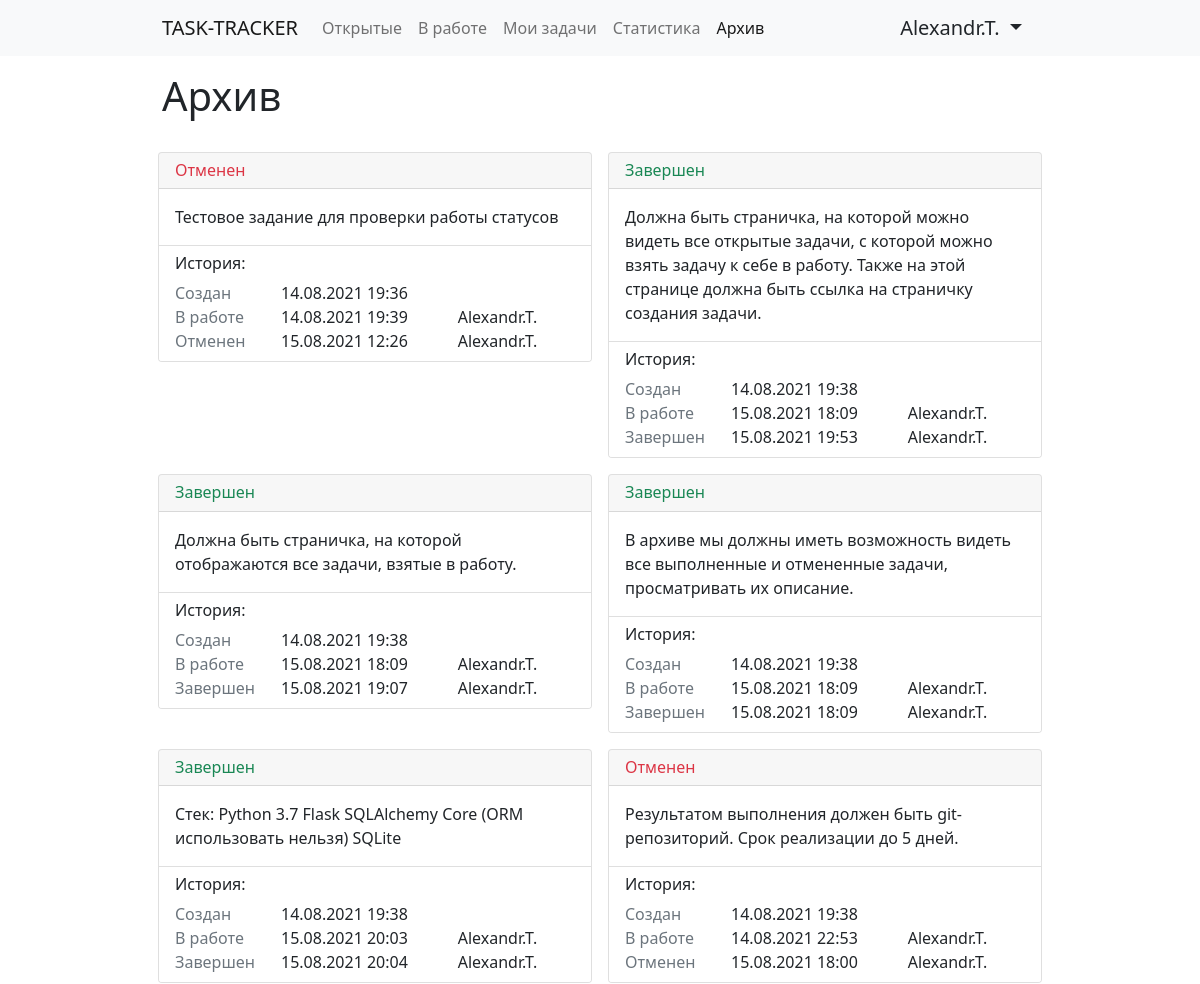
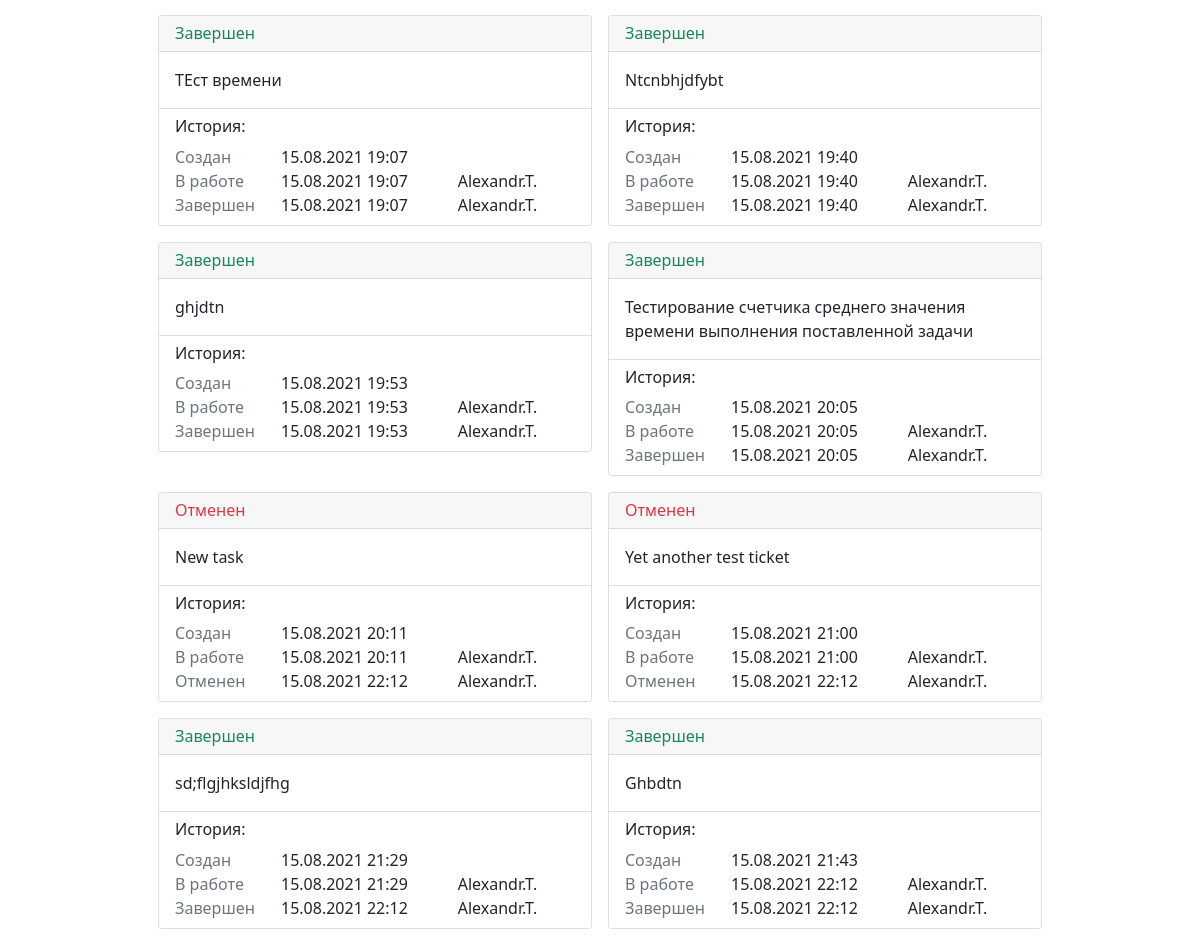
The app's page /archive/ (signed in) with its own data (2 pictures, top to bottom).
### tables this page shows
CREATE TABLE "user" (
	id INTEGER NOT NULL, 
	login VARCHAR, 
	password VARCHAR, 
	fullname VARCHAR, 
	PRIMARY KEY (id), 
	CONSTRAINT uq_user_login UNIQUE (login)
);

CREATE TABLE ticket (
	id INTEGER NOT NULL, 
	description VARCHAR, 
	created_at DATETIME, 
	user_id INTEGER, 
	current_status INTEGER, 
	status_updated_at DATETIME, 
	PRIMARY KEY (id), 
	FOREIGN KEY(user_id) REFERENCES user (id), 
	FOREIGN KEY(current_status) REFERENCES status (id)
);

CREATE TABLE status (
	id INTEGER NOT NULL, 
	title VARCHAR, 
	PRIMARY KEY (id)
);

### app.py (the view)
@app.route('/archive/', methods=['GET'])
@check_auth
def archive(user):
    if request.method == "GET":
        tickets = get_archive_tickets()
        history = get_archive_ticket_history()
        lib = get_all_users_and_statuses()
        return render_template(
            "archive.html",
            user=user,
            tickets=tickets,
            history=history,
            users=lib.get('users'),
            statuses=lib.get('statuses'),
        )

### services/auth.py (called while the page is built)
def check_auth(func):
    @wraps(func)
    def wrapper(*args, **kwargs):
        if not request.cookies.get('authenticated_user'):
            return redirect('/login/')
        else:
            user_info = engine.execute(select(users).where(users.c.id == request.cookies.get('authenticated_user'))).fetchone()
            user = {
                'id': user_info[0],
                'login': user_info[1],
                'fullname': user_info[3],
            }
            return func(*args, user=user, **kwargs)
    return wrapper

### services/lib.py (called while the page is built)
def get_all_users_and_statuses():
    users_query = select(users)
    statuses_query = select(statuses)
    with engine.begin() as connection:
        users_list = connection.execute(users_query).fetchall()
        statuses_list = connection.execute(statuses_query).fetchall()
    users_dict = {}
    statuses_dict = {}
    for (id, login, password, fullname) in users_list:
        users_dict.update(
            {id: fullname}
        )
    for (id, title) in statuses_list:
        statuses_dict.update(
            {id: title}
        )
    return {
        'users': users_dict,
        'statuses': statuses_dict,
    }

### services/tickets.py (called while the page is built)
def get_archive_tickets():
    query = select(tickets).select_from(
        tickets.join(
            statuses,
            tickets.c.current_status == statuses.c.id
        )
    ).where(
        or_(statuses.c.title == "Отменен", statuses.c.title == "Завершен")
    )
    tickets_list = engine.execute(query).fetchall()
    return parse_tickets(tickets_list)

def get_archive_ticket_history():
    done_status = select(statuses.c.id).where(
        statuses.c.title == "Завершен"
    ).scalar_subquery()
    cancel_status = select(statuses.c.id).where(
        statuses.c.title == "Отменен"
    ).scalar_subquery()
    tickets_history_query = select(tickets_history).select_from(
        tickets.join(tickets_history, tickets.c.id == tickets_history.c.ticket)
    ).where(
        or_(
            tickets.c.current_status == done_status,
            tickets.c.current_status == cancel_status)
    )
    tickets_history_list = engine.execute(tickets_history_query).fetchall()
    return parse_tickets_history(tickets_history_list)

### templates/archive.html (shortened to what this page needs)
{% extends 'base.html' %}
{% block content %}
    <div class="row mb-3">
        <div class="col-6">
            <h1>Архив</h1>
        </div>
    </div>
    <div class="row">
        {% for ticket in tickets %}
            <div class="col-md-6 col-lg-6 p-2">
                <div class="card">
                    <div class="card-header">
                        <h6 class="mb-0
{% if statuses.get(ticket.current_status) == "Отменен" %}
                        text-danger
{% elif statuses.get(ticket.current_status) == "Завершен" %}
text-success
{% endif %} ">{{ statuses.get(ticket.current_status) }}</h6>
                    </div>
                    <div class="card-body">
                        <p class="card-text">{{ ticket.description }}</p>
                    </div>
                    <div class="card-footer bg-white">
                        <h6>История:</h6>
                        <div class="row">
                            <div class="col-3">
                                <div class="text-muted">Создан</div>
                            </div>
                            <div class="col-5">
                                <div class="text">{{ ticket.created_at.strftime('%d.%m.%Y %H:%M') }}</div>
                            </div>
                        </div>
                        {% for h in history[ticket.id] %}
                            <div class="row">
                            <div class="col-3">
                                <div class="text-muted">{{ statuses.get(h.status) }}</div>
                            </div>
                            <div class="col-5">
                                <div class="text">{{ h.updated_at.strftime('%d.%m.%Y %H:%M') }}</div>
                            </div>
                            <div class="col-4">
                                <div class="text">{{ users.get(h.updated_by) }}</div>
                            </div>
                        </div>
                        {% endfor %}
                    </div>
                </div>
            </div>
        {% endfor %}
    </div>
{% endblock %}

### templates/base.html (shortened to what this page needs)
<!doctype html>
<html lang="ru">
<head>
    <link href="https://cdn.jsdelivr.net/npm/bootstrap@5.0.2/dist/css/bootstrap.min.css" rel="stylesheet"
>
</head>
<body>
<nav class="navbar navbar-expand-lg navbar-light bg-light mb-3">
    <div class="container-fluid w-75">
        <a class="navbar-brand text-uppercase" href="/">Task-tracker</a>
        <div class="collapse navbar-collapse" id="navbarSupportedContent">
            <ul class="navbar-nav me-auto mb-2 mb-lg-0">
                <li class="nav-item">
                    <a class="nav-link {% if request.path == "/" %} active {% endif %}" aria-current="page" href="/">
                        Открытые
                    </a>
                </li>
                <li class="nav-item">
                    <a class="nav-link {% if request.path == '/at_work/' %}active{% endif %}" aria-current="page" href="/at_work/">
                        В работе
                    </a>
                </li>
                <li class="nav-item">
                    <a class="nav-link {% if request.path == '/my_tickets/' %}active{% endif %}" aria-current="page" href="/my_tickets/">
                        Мои задачи
                    </a>
                </li>
                <li class="nav-item">
                    <a class="nav-link {% if request.path == '/statistic/' %}active{% endif %}" aria-current="page" href="/statistic/">
                        Статистика
                    </a>
                </li>
                <li class="nav-item">
                    <a class="nav-link {% if request.path == '/archive/' %}active{% endif %}" aria-current="page" href="/archive/">
                        Архив
                    </a>
                </li>
            </ul>
            <div class="d-flex">
                <div class="nav-item dropdown">
                    <div class="nav-link dropdown-toggle text-dark h5 mb-0" href="#" id="navbarDropdown" role="button"
                       data-bs-toggle="dropdown" aria-expanded="false">
                        {{ user.fullname }}
                    </div>
                </div>
            </div>
        </div>
    </div>
</nav>
<div class="container w-75">
    {% block content %} {% endblock %}
</div>
</body>
</html>

### records on screen
user: fullname "Alexandr.T.", get "Alexandr.T." "Alexandr.T." "Alexandr.T." "Alexandr.T." "Alexandr.T." "Alexandr.T." "Alexandr.T." "Alexandr.T." "Alexandr.T." "Alexandr.T." "Alexandr.T." "Alexandr.T." "Alexandr.T." "Alexandr.T." "Alexandr.T." "Alexandr.T." "Alexandr.T." "Alexandr.T." "Alexandr.T." "Alexandr.T." "Alexandr.T." "Alexandr.T." "Alexandr.T." "Alexandr.T." "Alexandr.T." "Alexandr.T." "Alexandr.T." "Alexandr.T."
ticket: get "Отменен", description "Тестовое задание для проверки работы статусов", created_at "14.08.2021 19:36", updated_at "14.08.2021 19:39" "15.08.2021 12:26"
status: get "В работе" "В работе" "В работе" "В работе" "В работе" "В работе" "В работе" "В работе" "В работе" "В работе" "В работе" "В работе" "В работе" "В работе"
status: get "Отменен" "Отменен" "Отменен" "Отменен"
ticket: get "Завершен", description "Должна быть страничка, на которой можно видеть все открытые задачи, с которой можно взять задачу к себе в работу. Также на этой странице должна быть ссылка на страничку создания задачи.", created_at "14.08.2021 19:38", updated_at "15.08.2021 18:09" "15.08.2021 19:53"
status: get "Завершен" "Завершен" "Завершен" "Завершен" "Завершен" "Завершен" "Завершен" "Завершен" "Завершен" "Завершен"
ticket: get "Завершен", description "Должна быть страничка, на которой отображаются все задачи, взятые в работу.", created_at "14.08.2021 19:38", updated_at "15.08.2021 18:09" "15.08.2021 19:07"
ticket: get "Завершен", description "В архиве мы должны иметь возможность видеть все выполненные и отмененные задачи, просматривать их описание.", created_at "14.08.2021 19:38", updated_at "15.08.2021 18:09" "15.08.2021 18:09"
ticket: get "Завершен", description "Стек: Python 3.7 Flask SQLAlchemy Core (ORM использовать нельзя) SQLite", created_at "14.08.2021 19:38", updated_at "15.08.2021 20:03" "15.08.2021 20:04"
ticket: get "Отменен", description "Результатом выполнения должен быть git-репозиторий. Срок реализации до 5 дней.", created_at "14.08.2021 19:38", updated_at "14.08.2021 22:53" "15.08.2021 18:00"
ticket: get "Завершен", description "ТЕст времени", created_at "15.08.2021 19:07", updated_at "15.08.2021 19:07" "15.08.2021 19:07"
ticket: get "Завершен", description "Ntcnbhjdfybt", created_at "15.08.2021 19:40", updated_at "15.08.2021 19:40" "15.08.2021 19:40"
ticket: get "Завершен", description "ghjdtn", created_at "15.08.2021 19:53", updated_at "15.08.2021 19:53" "15.08.2021 19:53"
ticket: get "Завершен", description "Тестирование счетчика среднего значения времени выполнения поставленной задачи", created_at "15.08.2021 20:05", updated_at "15.08.2021 20:05" "15.08.2021 20:05"
ticket: get "Отменен", description "New task", created_at "15.08.2021 20:11", updated_at "15.08.2021 20:11" "15.08.2021 22:12"
ticket: get "Отменен", description "Yet another test ticket", created_at "15.08.2021 21:00", updated_at "15.08.2021 21:00" "15.08.2021 22:12"
ticket: get "Завершен", description "sd;flgjhksldjfhg", created_at "15.08.2021 21:29", updated_at "15.08.2021 21:29" "15.08.2021 22:12"
ticket: get "Завершен", description "Ghbdtn", created_at "15.08.2021 21:43", updated_at "15.08.2021 22:12" "15.08.2021 22:12"
